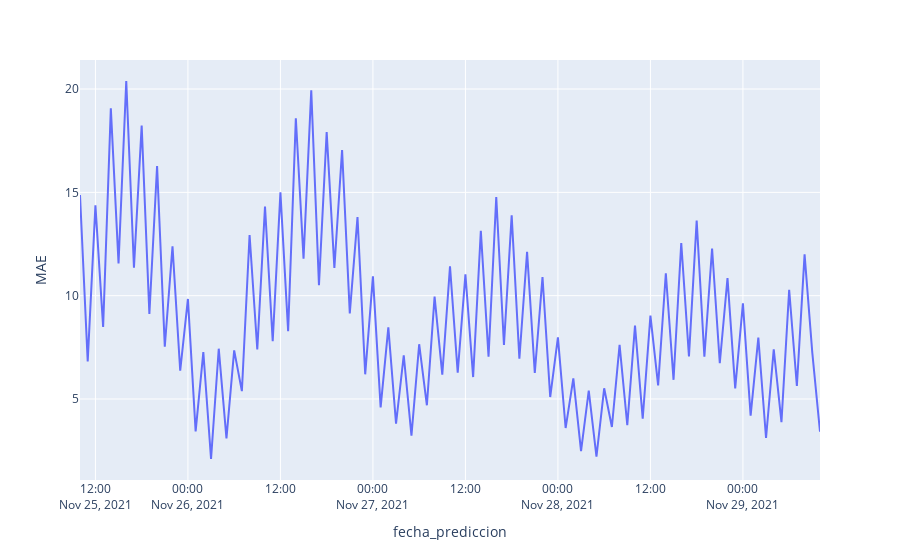

Write notebook code for a chart like this one.
### Code cell
# Creo el gráfico
fig = px.line(datos, x='fecha_prediccion', y="MAE")
fig.show()
